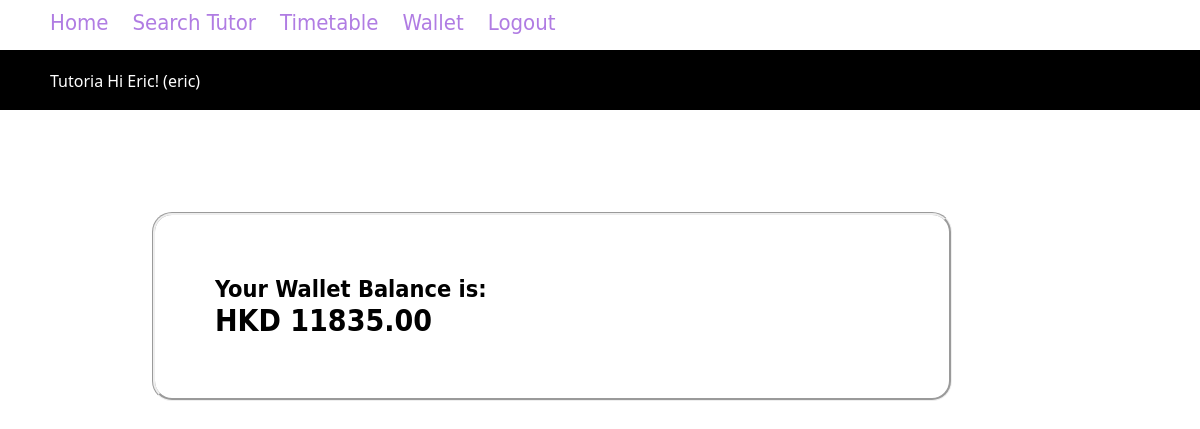
/wallet/ (signed in), run on an earlier commit of the app's database.
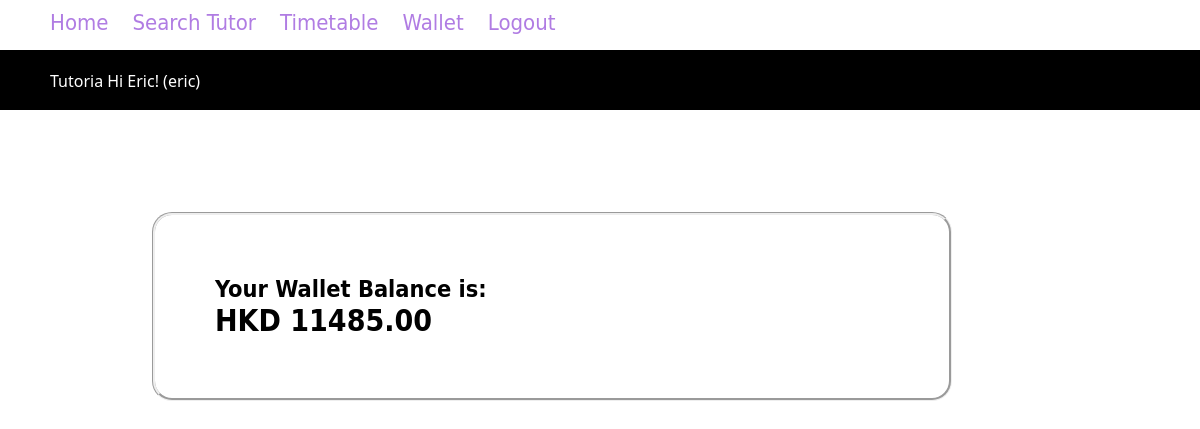
And on a later commit of the database.
### core/models.py (models this page shows, shortened)
class Wallet(models.Model):
    profile = models.OneToOneField(Profile, on_delete=models.CASCADE)
    amount = models.DecimalField(max_digits=20, decimal_places=2, default=0.0, blank=True, null=True)

### core/views.py (the view)
# urls.py: url(r'^wallet/$', views.viewWallet, name='view_wallet'),
@login_required
def viewWallet(request):
    wallet = profile=request.user.profile.wallet
    context={'amount':wallet.amount}
    return render(request, 'view_wallet.html', context)

### core/templates/view_wallet.html (shortened to what this page needs)
{% extends 'base.html' %}
{% block content %}
    <h3>Your Wallet Balance is:</h3>
    <h2>HKD {{amount}}</h2>
{% endblock %}

What changed in the data, as far as the page shows it:
changed Wallet: amount "11835.00" → "11485.00"
